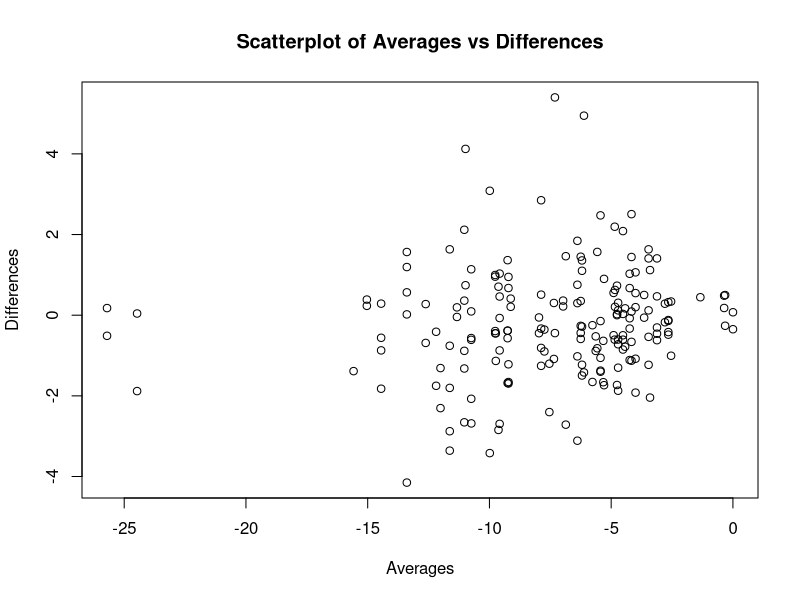

Write the R code that produced this figure.
library(readxl)
B3_102_limdata <- read_excel("B3_102_limdata.xlsx")

library(tidyverse)
B3_102_limdata <- B3_102_limdata %>%
  group_by(`Study ID`, Visit) %>%
  mutate(Avg_MD = mean(`MD in dB`, na.rm = TRUE))%>%
  mutate(Avg_MDi = mean(`MD Inferior in dB`, na.rm = TRUE))%>%
  mutate(Avg_MDs = mean(`MD Superior in dB`, na.rm = TRUE))%>%
  mutate(Avg_PSD = mean(`PSD in dB`, na.rm = TRUE))


###TEST TEST TEST ################################################
B3_102_limdata1 <- B3_102_limdata %>%
    arrange(`Study ID`, Visit) %>%  
  group_by(`Study ID`, Visit) %>%
  mutate(Diff_2_3 = (lead(`MD in dB`) - `MD in dB`),
    Diff_1_3 = (lead(`MD in dB`, 2) - `MD in dB`)
  ) %>%
  ungroup()

plot(B3_102_limdata1$Avg_MD, B3_102_limdata1$Diff_2_3,
     main = "Scatterplot of Averages vs Differences",
     xlab = "Averages",
     ylab = "Differences")
abline(lm(B3_102_limdata1$Avg_MD ~ B3_102_limdata1$Diff_2_3))



#####TEST TEST TEST ################################################
#Tayna's attempt to find differences and keep in 1 column

# Function to calculate differences for all combinations
calculate_differences <- function(x) {
  comb <- combn(x, 2, simplify = TRUE)
  diffs <- comb[1,] - comb[2,]
  return(diffs)
}

# Group by 'StudyID' and 'Visit', then calculate differences for all combinations
B3_102_limdata <- B3_102_limdata %>%
  group_by(`Study ID`, Visit) %>%
  summarise(Diffs_MD = list(calculate_differences(`MD in dB`)))

# Unnest the list column
B3_102_limdata <- unnest(B3_102_limdata, cols = Diffs_MD)
